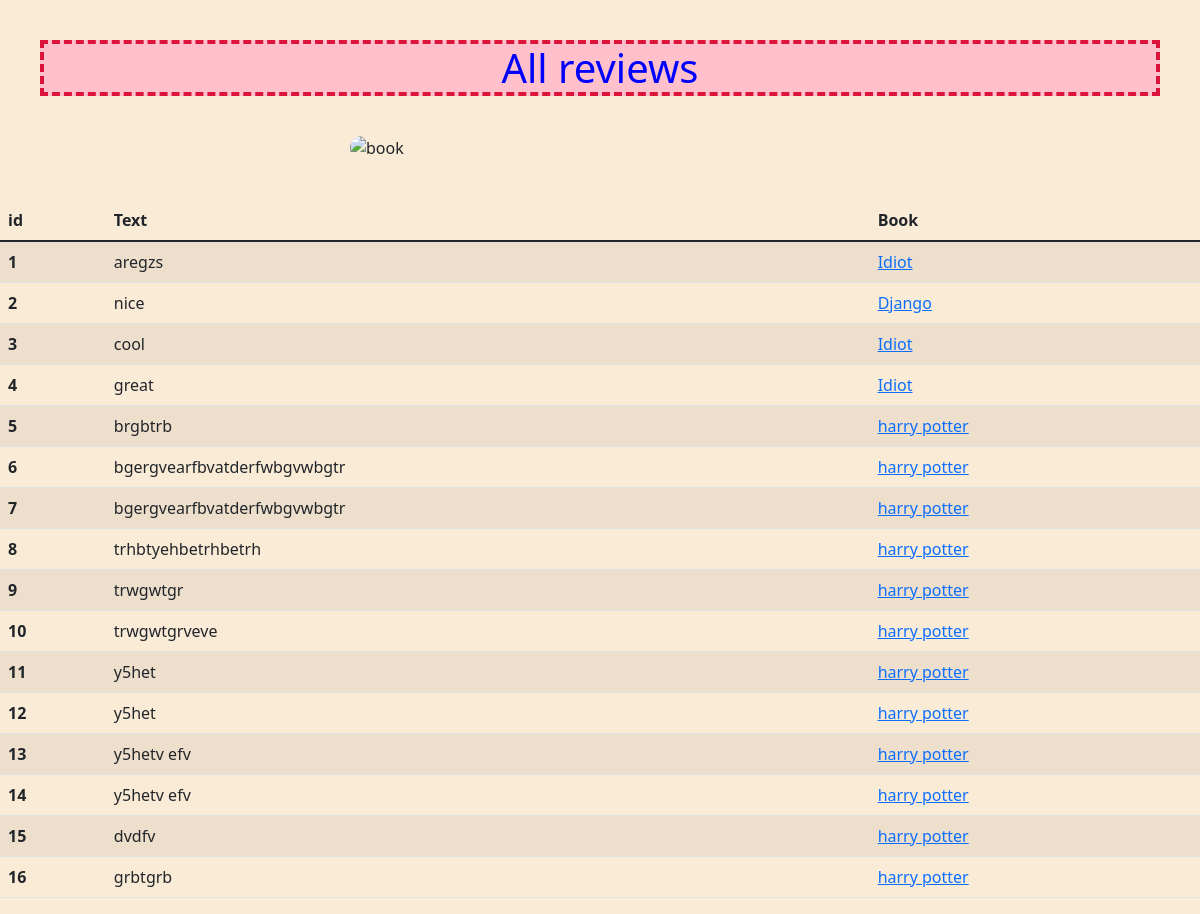
Page /app/all_reviews/ on the earlier database version.
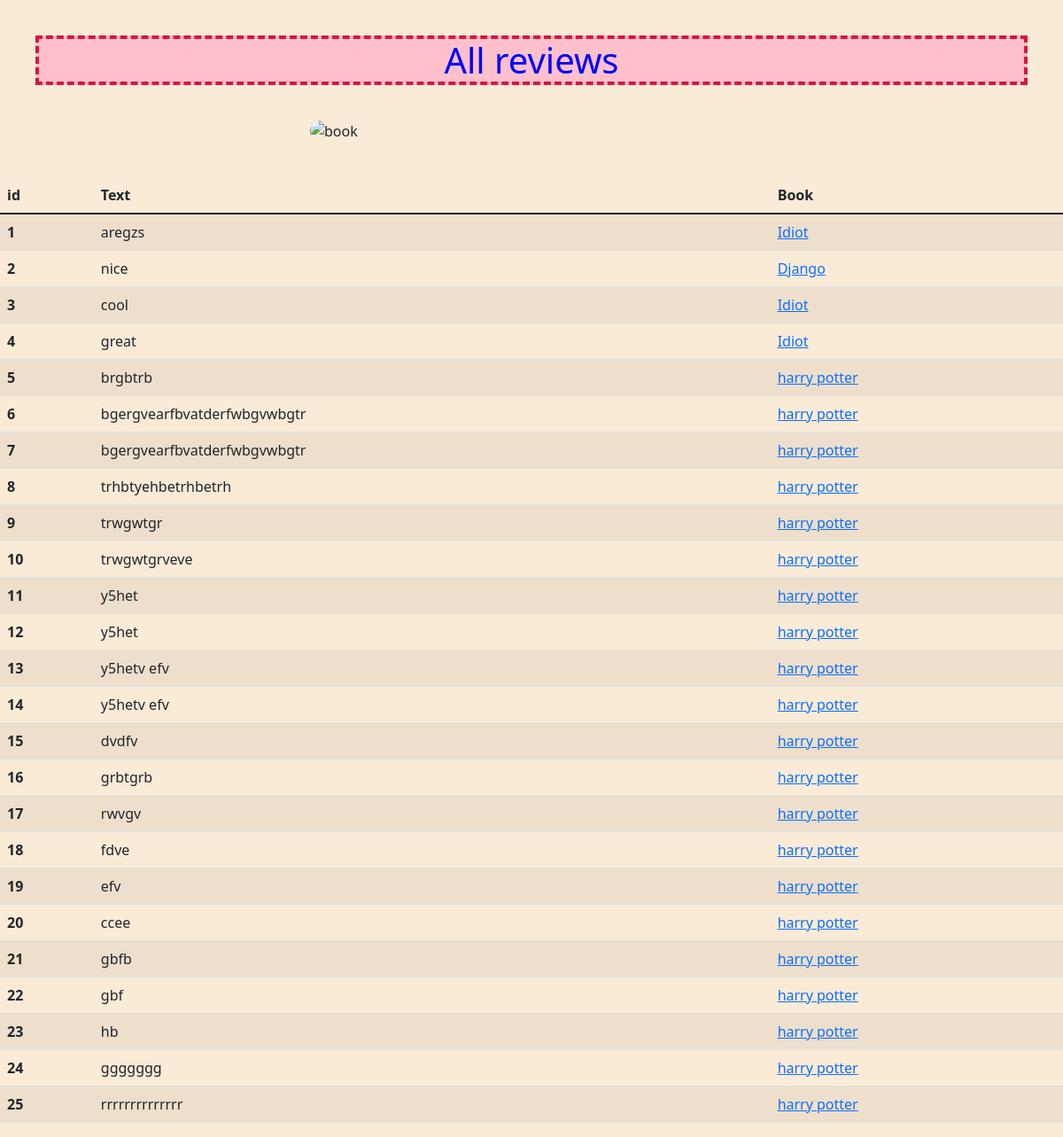
Same page on the later database version.
### app/models.py (models this page shows, shortened)
class Review(models.Model):
    text = models.TextField()
    book = models.ForeignKey(Book, on_delete=models.CASCADE)

class Book(models.Model):
    name = models.CharField(max_length=255)
    author_name = models.CharField(max_length=255, blank=True, null=True)
    year = models.IntegerField(blank=True, null=True)
    price = models.IntegerField()

### app/views.py (the view)
# urls.py: path("all_reviews/", views.all_reviews, name="all_reviews"),
def all_reviews(request):
    reviews = models.Review.objects.all()
    context = {
        "reviews": reviews,
    }
    return render(request, "all_reviews.html", {"context": context})

### app/templates/all_reviews.html (shortened to what this page needs)
{% extends 'base.html' %}
{% block content %}
    <h1 class="all-items-title">All reviews</h1>
    <div class="img-container">
        <img alt='book' src="https://www.ukrgate.com/eng/wp-content/uploads/2021/02/The-Ukrainian-Book-Institute-Purchases-380.9-Thousand-Books-for-Public-Libraries1.jpeg" width="500">
    </div>
    <table class="book-table table table-striped table-hover">
        <thead>
        <tr>
            <th scope="col">id</th>
            <th scope="col">Text</th>
            <th scope="col">Book</th>
        </tr>
        </thead>
        <tbody>
        {% for review in context.reviews %}
            <tr>
                <th scope="row">{{ review.id }}</th>
                <td>{{ review.text }}</td>
                <td><a target="_blank" href={% url 'book' book_id=review.book.id %}>{{ review.book.name }}</a></td>
            </tr>
        {% endfor %}
        </tbody>
    </table>
{% endblock %}

Differences in the rows shown:
added Review: id "17", text "rwvgv", book.name "harry potter"
added Review: id "18", text "fdve", book.name "harry potter"
added Review: id "19", text "efv", book.name "harry potter"
added Review: id "20", text "ccee", book.name "harry potter"
added Review: id "21", text "gbfb", book.name "harry potter"
added Review: id "22", text "gbf", book.name "harry potter"
added Review: id "23", text "hb", book.name "harry potter"
added Review: id "24", text "ggggggg", book.name "harry potter"
added Review: id "25", text "rrrrrrrrrrrrrr", book.name "harry potter"
